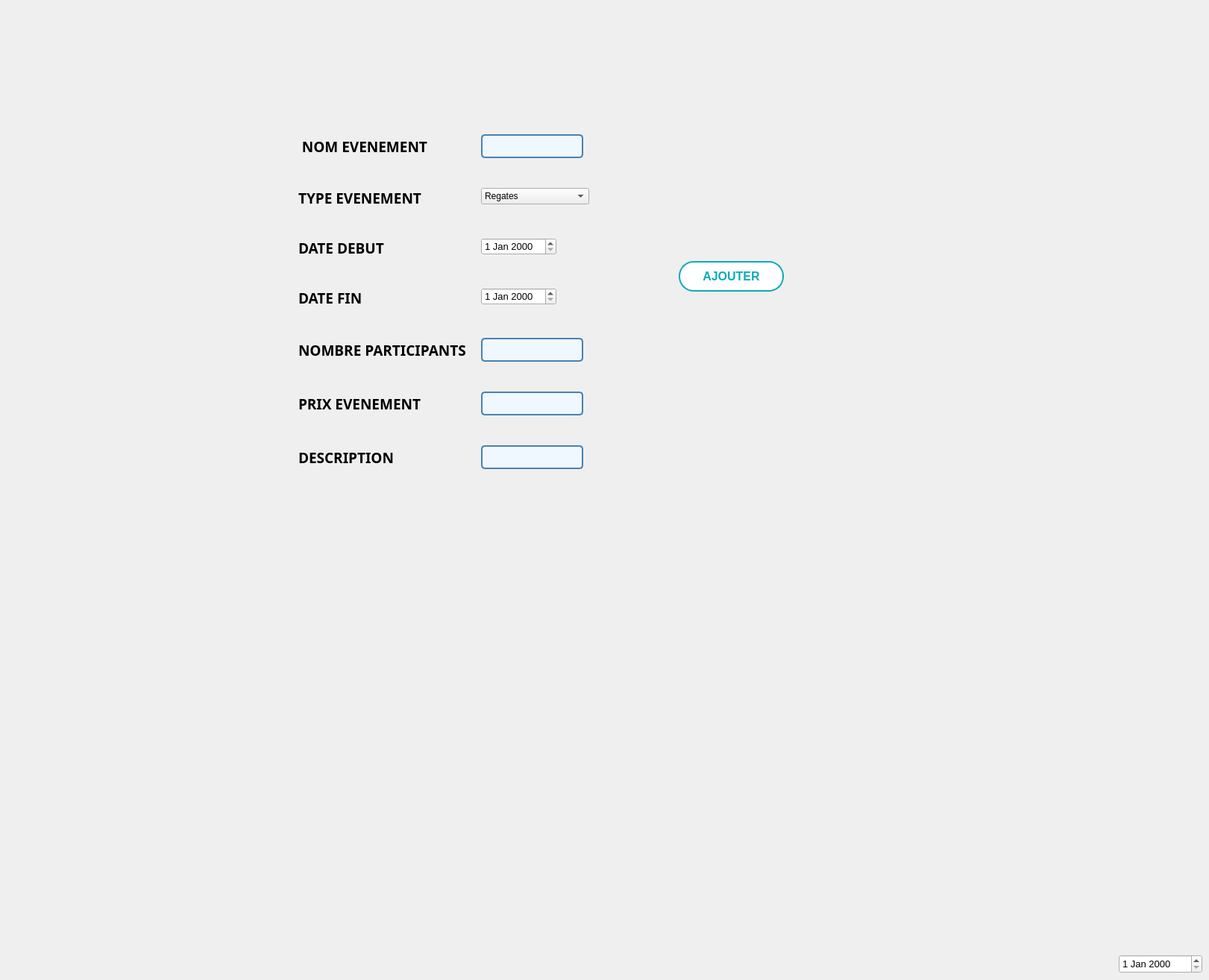
      <widget class="QWidget" name="tab">
       <property name="enabled">
        <bool>true</bool>
       </property>
       <property name="minimumSize">
        <size>
         <width>1366</width>
         <height>768</height>
        </size>
       </property>
       <attribute name="title">
        <string>Ajouter</string>
       </attribute>
       <widget class="QPushButton" name="ajout_ev">
        <property name="enabled">
         <bool>true</bool>
        </property>
        <property name="geometry">
         <rect>
          <x>910</x>
          <y>350</y>
          <width>141</width>
          <height>41</height>
         </rect>
        </property>
        <property name="font">
         <font>
          <family>Arial</family>
          <pointsize>12</pointsize>
          <weight>75</weight>
          <bold>true</bold>
         </font>
        </property>
        <property name="autoFillBackground">
         <bool>false</bool>
        </property>
        <property name="styleSheet">
         <string notr="true">/* Styles généraux du bouton */
QPushButton {
    background-color: #ffffff; /* Bleu clair pour représenter l'eau */
    border: 2px solid #0EABB8; /* Bordure bleue */
    color: #0EABB8; /* Texte blanc */
    padding: 10px ; /* Espacement intérieur */

    font-weight: bold; /* Police en gras */
    border-radius: 20px; /* Bordure arrondie */
    outline: none; /* Supprime la bordure de focus */
  
    overflow: hidden; /* Cache le contenu débordant */
    transition: background-color 0.3s, color 0.3s; /* Transition des couleurs */
}

/* Style au survol du bouton */
QPushButton:hover {
    background-color: #0EABB8; /* Fond devient blanc */
    color: #ffffff; /* Texte devient bleu clair */
}

/* Style au clic du bouton */
QPushButton:pressed {
    background-color: #0EABB8; /* Bleu foncé lors du clic */
    color: #f8f8f8; /* Texte blanc lors du clic */
}

/* Animation pour le pseudo-élément :after */
QPushButton::after {
    content: ''; /* Contenu vide */
    position: absolute; /* Position absolue */
    width: 100%; /* Largeur à 100% */
    height: 100%; /* Hauteur à 100% */
    background-color: rgba(255, 255, 255, 0.3); /* Fond semi-transparent */
    top: 50%; /* Positionnement au centre vertical */
    left: 50%; /* Positionnement au centre horizontal */
    border-radius: 50%; /* Bordure arrondie */
    transform: translate(-50%, -50%) scale(0); /* Réduit l'échelle à 0 */
    transition: transform 0.5s ease; /* Transition de l'échelle */
}

/* Animation au survol du bouton */
QPushButton:hover::after {
    transform: translate(-50%, -50%) scale(2); /* Augmente l'échelle à 2 */
}
</string>
        </property>
        <property name="text">
         <string>AJOUTER</string>
        </property>
        <property name="icon">
         <iconset>
          <normaloff>../../Downloads/anyrgb.com.png</normaloff>../../Downloads/anyrgb.com.png</iconset>
        </property>
        <property name="autoDefault">
         <bool>true</bool>
        </property>
       </widget>
       <widget class="QLabel" name="label_2">
        <property name="geometry">
         <rect>
          <x>840</x>
          <y>600</y>
          <width>141</width>
          <height>91</height>
         </rect>
        </property>
        <property name="text">
         <string/>
        </property>
        <property name="pixmap">
         <pixmap>IMAGE/421215270_4028100917416449_3667666585993399875_n-removebg-preview.png</pixmap>
        </property>
        <property name="scaledContents">
         <bool>true</bool>
        </property>
       </widget>
       <widget class="QDateEdit" name="dateDeNaissanceDateEdit_7">
        <property name="geometry">
         <rect>
          <x>1500</x>
          <y>1280</y>
          <width>112</width>
          <height>25</height>
         </rect>
        </property>
        <property name="font">
         <font>
          <pointsize>10</pointsize>
         </font>
        </property>
        <property name="styleSheet">
         <string notr="true">QLineEdit {
                border: 2px solid #3498db; /* Bordure bleue */
                border-radius: 5px;
                padding: 8px;
                font-size: 14px;
                color: #333333; /* Couleur du texte */
            }

            QLineEdit:focus {
                border-color: #2980b9; /* Bordure bleue foncée lorsqu'en focus */
            }</string>
        </property>
       </widget>
       <widget class="QWidget" name="formLayoutWidget_8">
        <property name="geometry">
         <rect>
          <x>400</x>
          <y>180</y>
          <width>451</width>
          <height>451</height>
         </rect>
        </property>
        <layout class="QFormLayout" name="formLayout_12">
         <property name="sizeConstraint">
          <enum>QLayout::SetDefaultConstraint</enum>
         </property>
         <property name="fieldGrowthPolicy">
          <enum>QFormLayout::FieldsStayAtSizeHint</enum>
         </property>
         <property name="rowWrapPolicy">
          <enum>QFormLayout::WrapLongRows</enum>
         </property>
         <property name="labelAlignment">
          <set>Qt::AlignLeading|Qt::AlignLeft|Qt::AlignVCenter</set>
         </property>
         <property name="formAlignment">
          <set>Qt::AlignLeading|Qt::AlignLeft|Qt::AlignTop</set>
         </property>
         <property name="horizontalSpacing">
          <number>20</number>
         </property>
         <property name="verticalSpacing">
          <number>40</number>
         </property>
         <property name="leftMargin">
          <number>0</number>
         </property>
         <property name="topMargin">
          <number>0</number>
         </property>
         <item row="0" column="0">
          <widget class="QLabel" name="cINLabel_15">
           <property name="font">
            <font>
             <family>Bell MT</family>
             <pointsize>14</pointsize>
             <weight>75</weight>
             <bold>true</bold>
            </font>
           </property>
           <property name="text">
            <string> NOM EVENEMENT</string>
           </property>
          </widget>
         </item>
         <item row="0" column="1">
          <widget class="QLineEdit" name="nome">
           <property name="font">
            <font>
             <family>Arial</family>
             <pointsize>-1</pointsize>
            </font>
           </property>
           <property name="styleSheet">
            <string notr="true">/* Style général du formulaire */
QLineEdit {
    border: 2px solid #4682B4; /* Bordure bleue */
    border-radius: 5px; /* Coins arrondis */
    padding: 5px; /* Espace intérieur */
    font-size: 14px; /* Taille de la police */
    font-family: &quot;Arial&quot;, sans-serif; /* Police de caractère */
    color: #4682B4; /* Couleur du texte */
    background-color: #F0F8FF; /* Couleur de fond */
}

/* Style lorsque le champ de formulaire est en focus */
QLineEdit:focus {
    border-color: #1E90FF; /* Bordure bleu clair en focus */
}

/* Style pour les champs désactivés */
QLineEdit:disabled {
    color: #808080; /* Texte gris pour les champs désactivés */
    background-color: #F5F5F5; /* Fond gris clair pour les champs désactivés */
}
</string>
           </property>
          </widget>
         </item>
         <item row="1" column="0">
          <widget class="QLabel" name="cINLabel_16">
           <property name="font">
            <font>
             <family>Bell MT</family>
             <pointsize>14</pointsize>
             <weight>75</weight>
             <bold>true</bold>
            </font>
           </property>
           <property name="text">
            <string>TYPE EVENEMENT</string>
           </property>
          </widget>
         </item>
         <item row="2" column="0">
          <widget class="QLabel" name="sexeLabel_6">
           <property name="font">
            <font>
             <family>Bell MT</family>
             <pointsize>14</pointsize>
             <weight>75</weight>
             <bold>true</bold>
            </font>
           </property>
           <property name="text">
            <string>DATE DEBUT</string>
           </property>
          </widget>
         </item>
         <item row="2" column="1">
          <widget class="QDateEdit" name="dated">
           <property name="font">
            <font>
             <pointsize>10</pointsize>
            </font>
           </property>
           <property name="styleSheet">
            <string notr="true">QLineEdit {
                border: 2px solid #3498db; /* Bordure bleue */
                border-radius: 5px;
                padding: 8px;
                font-size: 14px;
                color: #333333; /* Couleur du texte */
            }

            QLineEdit:focus {
                border-color: #2980b9; /* Bordure bleue foncée lorsqu'en focus */
            }</string>
           </property>
          </widget>
         </item>
         <item row="3" column="0">
          <widget class="QLabel" name="dateDeNaissanceLabel_11">
           <property name="font">
            <font>
             <family>Bell MT</family>
             <pointsize>14</pointsize>
             <weight>75</weight>
             <bold>true</bold>
            </font>
           </property>
           <property name="text">
            <string>DATE FIN</string>
           </property>
          </widget>
         </item>
         <item row="3" column="1">
          <widget class="QDateEdit" name="datef">
           <property name="font">
            <font>
             <pointsize>10</pointsize>
            </font>
           </property>
           <property name="styleSheet">
            <string notr="true">QLineEdit {
                border: 2px solid #3498db; /* Bordure bleue */
                border-radius: 5px;
                padding: 8px;
                font-size: 14px;
                color: #333333; /* Couleur du texte */
            }

            QLineEdit:focus {
                border-color: #2980b9; /* Bordure bleue foncée lorsqu'en focus */
            }</string>
           </property>
          </widget>
         </item>
         <item row="4" column="0">
          <widget class="QLabel" name="posteLabel_6">
           <property name="font">
            <font>
             <family>Bell MT</family>
             <pointsize>14</pointsize>
             <weight>75</weight>
             <bold>true</bold>
            </font>
           </property>
           <property name="text">
            <string>NOMBRE PARTICIPANTS</string>
           </property>
          </widget>
         </item>
         <item row="4" column="1">
          <widget class="QLineEdit" name="nbp">
           <property name="font">
            <font>
             <family>Arial</family>
             <pointsize>-1</pointsize>
            </font>
           </property>
           <property name="styleSheet">
            <string notr="true">/* Style général du formulaire */
QLineEdit {
    border: 2px solid #4682B4; /* Bordure bleue */
    border-radius: 5px; /* Coins arrondis */
    padding: 5px; /* Espace intérieur */
    font-size: 14px; /* Taille de la police */
    font-family: &quot;Arial&quot;, sans-serif; /* Police de caractère */
    color: #4682B4; /* Couleur du texte */
    background-color: #F0F8FF; /* Couleur de fond */
}

/* Style lorsque le champ de formulaire est en focus */
QLineEdit:focus {
    border-color: #1E90FF; /* Bordure bleu clair en focus */
}

/* Style pour les champs désactivés */
QLineEdit:disabled {
    color: #808080; /* Texte gris pour les champs désactivés */
    background-color: #F5F5F5; /* Fond gris clair pour les champs désactivés */
}
</string>
           </property>
          </widget>
         </item>
         <item row="5" column="1">
          <widget class="QLineEdit" name="prixe">
           <property name="font">
            <font>
             <family>Arial</family>
             <pointsize>-1</pointsize>
            </font>
           </property>
           <property name="styleSheet">
            <string notr="true">/* Style général du formulaire */
QLineEdit {
    border: 2px solid #4682B4; /* Bordure bleue */
    border-radius: 5px; /* Coins arrondis */
    padding: 5px; /* Espace intérieur */
    font-size: 14px; /* Taille de la police */
    font-family: &quot;Arial&quot;, sans-serif; /* Police de caractère */
    color: #4682B4; /* Couleur du texte */
    background-color: #F0F8FF; /* Couleur de fond */
}

/* Style lorsque le champ de formulaire est en focus */
QLineEdit:focus {
    border-color: #1E90FF; /* Bordure bleu clair en focus */
}

/* Style pour les champs désactivés */
QLineEdit:disabled {
    color: #808080; /* Texte gris pour les champs désactivés */
    background-color: #F5F5F5; /* Fond gris clair pour les champs désactivés */
}
</string>
           </property>
          </widget>
         </item>
         <item row="6" column="0">
          <widget class="QLabel" name="imageLabel_10">
           <property name="font">
            <font>
             <family>Bell MT</family>
             <pointsize>14</pointsize>
             <weight>75</weight>
             <bold>true</bold>
            </font>
           </property>
           <property name="text">
            <string>DESCRIPTION</string>
           </property>
          </widget>
         </item>
         <item row="6" column="1">
          <widget class="QLineEdit" name="descr">
           <property name="font">
            <font>
             <family>Arial</family>
             <pointsize>-1</pointsize>
            </font>
           </property>
           <property name="styleSheet">
            <string notr="true">/* Style général du formulaire */
QLineEdit {
    border: 2px solid #4682B4; /* Bordure bleue */
    border-radius: 5px; /* Coins arrondis */
    padding: 5px; /* Espace intérieur */
    font-size: 14px; /* Taille de la police */
    font-family: &quot;Arial&quot;, sans-serif; /* Police de caractère */
    color: #4682B4; /* Couleur du texte */
    background-color: #F0F8FF; /* Couleur de fond */
}

/* Style lorsque le champ de formulaire est en focus */
QLineEdit:focus {
    border-color: #1E90FF; /* Bordure bleu clair en focus */
}

/* Style pour les champs désactivés */
QLineEdit:disabled {
    color: #808080; /* Texte gris pour les champs désactivés */
    background-color: #F5F5F5; /* Fond gris clair pour les champs désactivés */
}
</string>
           </property>
          </widget>
         </item>
         <item row="1" column="1">
          <widget class="QComboBox" name="typee">
           <item>
            <property name="text">
             <string>Regates</string>
            </property>
           </item>
           <item>
            <property name="text">
             <string>Cours de Voile</string>
            </property>
           </item>
           <item>
            <property name="text">
             <string>Excursions en Kayak</string>
            </property>
           </item>
           <item>
            <property name="text">
             <string>Activites de Plongee </string>
            </property>
           </item>
           <item>
            <property name="text">
             <string>Courses de Paddle </string>
            </property>
           </item>
          </widget>
         </item>
         <item row="5" column="0">
          <widget class="QLabel" name="salaireLabel_11">
           <property name="font">
            <font>
             <family>Bell MT</family>
             <pointsize>14</pointsize>
             <weight>75</weight>
             <bold>true</bold>
            </font>
           </property>
           <property name="text">
            <string>PRIX EVENEMENT</string>
           </property>
          </widget>
         </item>
        </layout>
       </widget>
       <widget class="QLabel" name="label_14">
        <property name="geometry">
         <rect>
          <x>860</x>
          <y>600</y>
          <width>121</width>
          <height>91</height>
         </rect>
        </property>
        <property name="text">
         <string/>
        </property>
        <property name="pixmap">
         <pixmap>../../../../Downloads/logo-removebg-preview.png</pixmap>
        </property>
        <property name="scaledContents">
         <bool>true</bool>
        </property>
       </widget>
       <widget class="QLabel" name="label">
        <property name="geometry">
         <rect>
          <x>0</x>
          <y>0</y>
          <width>1366</width>
          <height>768</height>
         </rect>
        </property>
        <property name="text">
         <string/>
        </property>
        <property name="pixmap">
         <pixmap resource="../image/image.qrc">:/background_3.png</pixmap>
        </property>
        <property name="scaledContents">
         <bool>true</bool>
        </property>
       </widget>
       <zorder>label</zorder>
       <zorder>ajout_ev</zorder>
       <zorder>label_2</zorder>
       <zorder>dateDeNaissanceDateEdit_7</zorder>
       <zorder>formLayoutWidget_8</zorder>
       <zorder>label_14</zorder>
      </widget>
